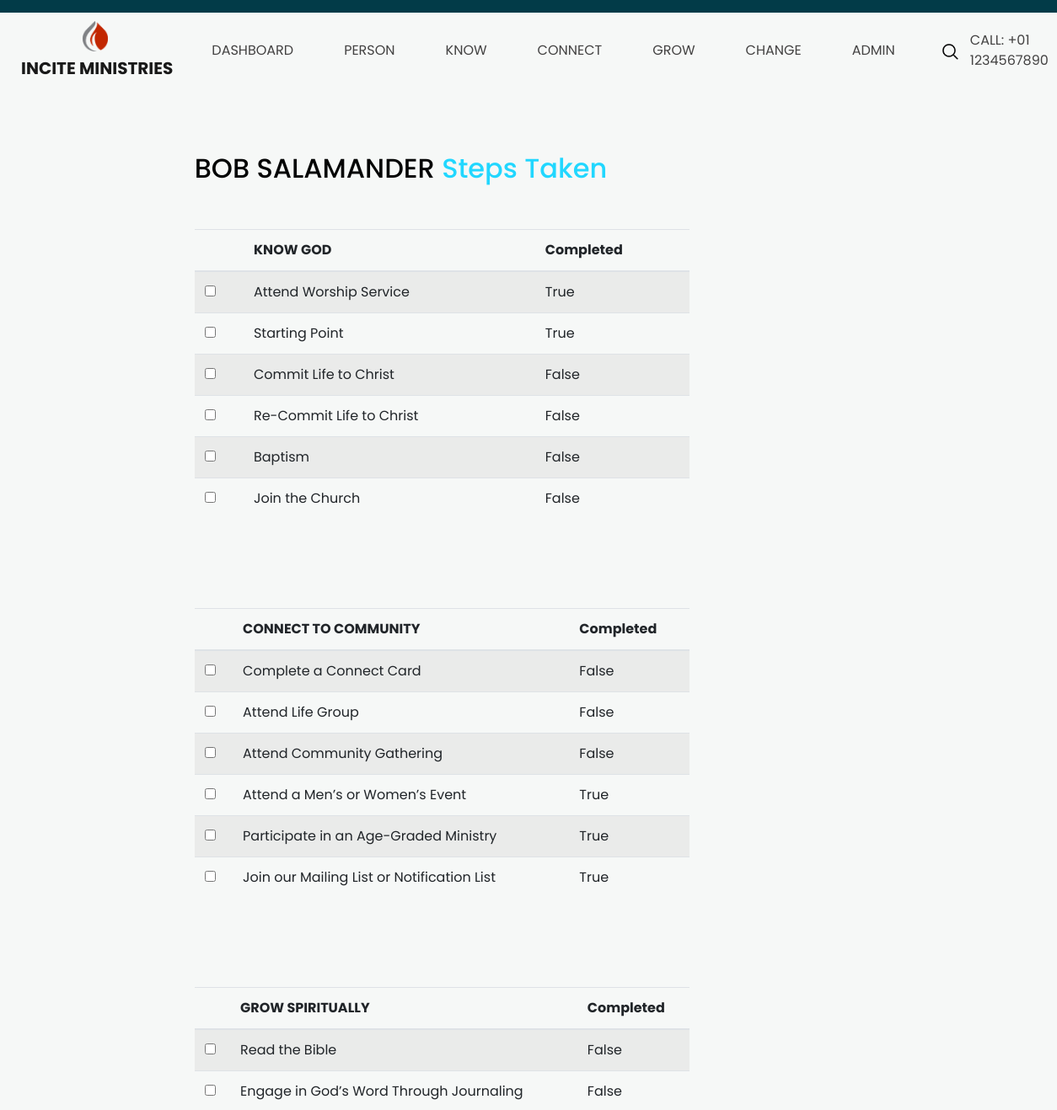
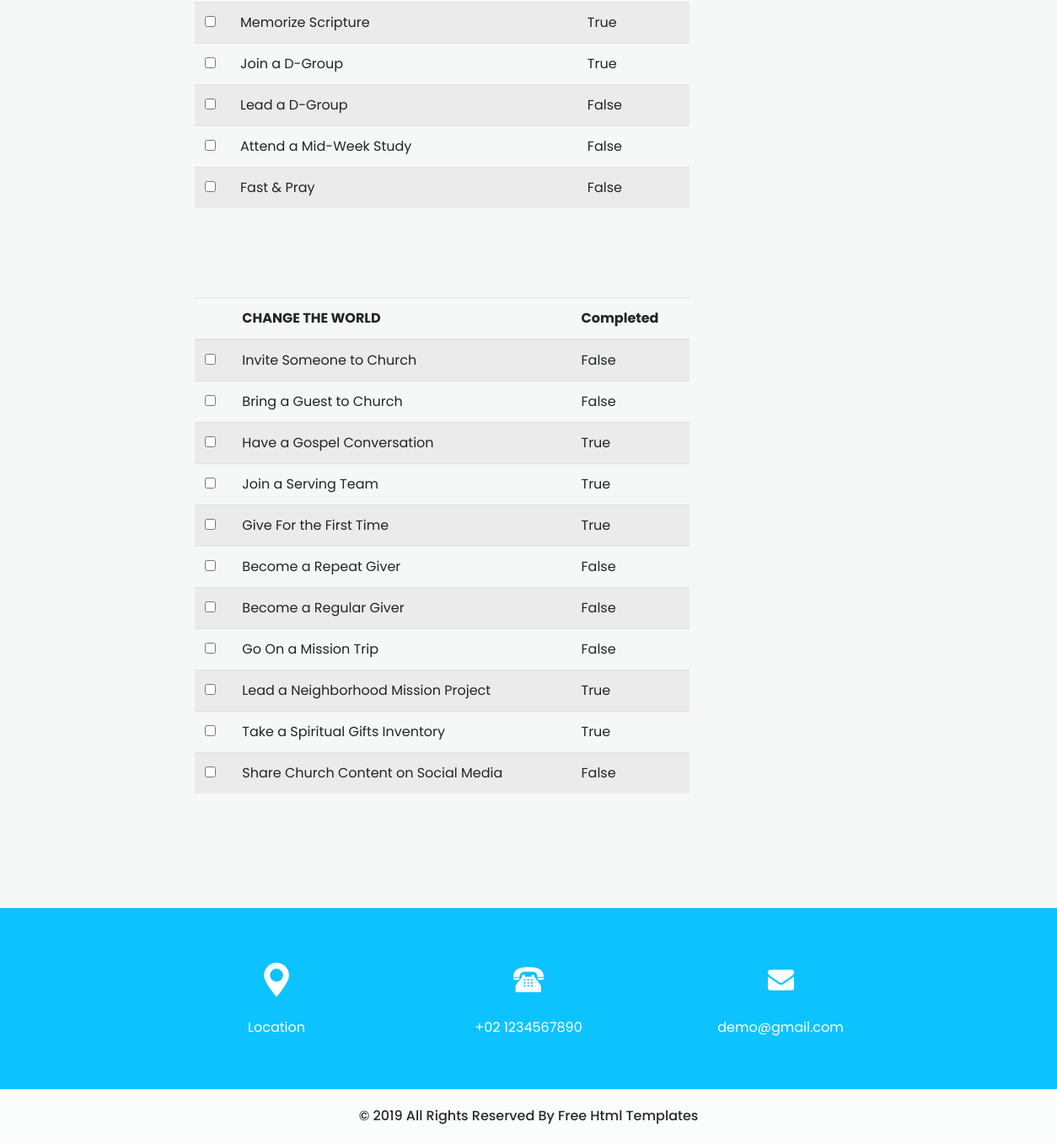
The page /person/progress/bob salamander/1 on the database its author committed (2 pictures, top to bottom).
### steps/models.py (models this page shows, shortened)
class Know(models.Model):
	title = models.CharField(max_length=250, default='KNOW GOD')
	attend_worship_service = models.BooleanField()
	starting_point = models.BooleanField()
	commit_life_to_christ = models.BooleanField()
	recommit_life_to_christ = models.BooleanField()
	baptism = models.BooleanField()
	join_the_church = models.BooleanField()
	member = models.ForeignKey(Member, on_delete=models.CASCADE)

class Connect(models.Model):
	title = models.CharField(max_length=250, default='CONNECT TO COMMUNITY')
	complete_a_connect_card = models.BooleanField()
	attend_life_group = models.BooleanField()
	attend_community_gathering = models.BooleanField()
	attend_a_mens_or_womens_event = models.BooleanField()
	participate_in_an_Age_Graded_Ministry = models.BooleanField()
	join_our_mailing_list_or_notification_list = models.BooleanField()
	member = models.ForeignKey(Member, on_delete=models.CASCADE)

class Grow(models.Model):
	title = models.CharField(max_length=250, default='GROW SPIRITUALLY')
	read_the_Bible = models.BooleanField()
	engage_in_Gods_word_through_journaling = models.BooleanField()
	memorize_scripture = models.BooleanField()
	join_a_D_group = models.BooleanField()
	lead_a_d_group = models.BooleanField()
	attend_a_mid_week_study = models.BooleanField()
	fast_and_pray = models.BooleanField()
	member = models.ForeignKey(Member, on_delete=models.CASCADE)

class Change(models.Model):
	title = models.CharField(max_length=250, default='CHANGE THE WORLD')
	invite_someone_to_church = models.BooleanField()
	bring_a_guest_to_church = models.BooleanField()
	have_a_gospel_conversation = models.BooleanField()
	join_a_serving_team = models.BooleanField()
	give_for_the_first_time = models.BooleanField()
	become_a_repeat_giver = models.BooleanField()
	become_a_regular_giver = models.BooleanField()
	go_on_a_mission_trip = models.BooleanField()
	lead_a_neighborhood_mission_project = models.BooleanField()
	take_a_spiritual_gifts_inventory = models.BooleanField()
	share_church_content_on_social_media = models.BooleanField()
	member = models.ForeignKey(Member, on_delete=models.CASCADE)

### steps/views.py (the view)
# urls.py: path('person/progress/<str:person>/<int:id>', views.progress, name='progress'),
def progress(request, person, id):
    name = person.upper()
    member_know = Know.objects.filter(member=id).values()
    member_connect = Connect.objects.filter(member=id).values()
    member_grow = Grow.objects.filter(member=id).values()
    member_change = Change.objects.filter(member=id).values()
    context = {
        'name':name,
        'member_know':member_know,
        'member_connect': member_connect,
        'member_grow': member_grow,
        'member_change': member_change,
    }
    return render(request, 'progress.html', context)

### steps/templates/progress.html (shortened to what this page needs)
{% extends 'base.html' %}
{% load static %}
{% block content %}
  <section class="service_section layout_padding">
    <div class="container-fluid">
      <div class="row">
        <div class="col-md-6 offset-md-2">
          <h2 class="custom_heading">
            {{name}} <span>Steps Taken</span>
          </h2>
          <div class="container layout_padding2">
            {% for m in member_know %}
            <table class="table table-striped table-hover">
              <thead>
                <tr>
                  <th scope="col"></th>
                  <th scope="col">KNOW GOD</th>
                  <th scope="col">Completed</th>
                </tr>
              </thead>
              <tbody>
                <tr>
                  <th scope="row"><input type="checkbox" name=""></th>
                  <td>Attend Worship Service</td>
                  <td>{{m.attend_worship_service}}</td>
                </tr>
                <tr>
                  <th scope="row"><input type="checkbox" name=""></th>
                  <td>Starting Point</td>
                  <td>{{m.starting_point}}</td>
                </tr>
                <tr>
                  <th scope="row"><input type="checkbox" name=""></th>
                  <td>Commit Life to Christ</td>
                  <td>{{m.commit_life_to_christ}}</td>
                </tr>
                <tr>
                  <th scope="row"><input type="checkbox" name=""></th>
                  <td>Re-Commit Life to Christ</td>
                  <td>{{m.recommit_life_to_christ}}</td>
                </tr>
                <tr>
                  <th scope="row"><input type="checkbox" name=""></th>
                  <td>Baptism</td>
                  <td>{{m.baptism}}</td>
                </tr>
                <tr>
                  <th scope="row"><input type="checkbox" name=""></th>
                  <td>Join the Church</td>
                  <td>{{m.join_the_church}}</td>
                </tr>
              </tbody>
            </table>
            {% endfor %}
      </div>
      <div class="container layout_padding2">
            {% for m in member_connect %}
            <table class="table table-striped table-hover">
              <thead>
                <tr>
                  <th scope="col"></th>
                  <th scope="col">CONNECT TO COMMUNITY</th>
                  <th scope="col">Completed</th>
                </tr>
              </thead>
              <tbody>
                <tr>
                  <th scope="row"><input type="checkbox" name=""></th>
                  <td>Complete a Connect Card</td>
                  <td>{{m.complete_a_connect_card}}</td>
                </tr>
                <tr>
                  <th scope="row"><input type="checkbox" name=""></th>
                  <td>Attend Life Group</td>
                  <td>{{m.attend_life_group}}</td>
                </tr>
                <tr>
                  <th scope="row"><input type="checkbox" name=""></th>
                  <td>Attend Community Gathering</td>
                  <td>{{m.attend_community_gathering}}</td>
                </tr>
                <tr>
                  <th scope="row"><input type="checkbox" name=""></th>
                  <td>Attend a Men’s or Women’s Event</td>
                  <td>{{m.attend_a_mens_or_womens_event}}</td>
                </tr>
                <tr>
                  <th scope="row"><input type="checkbox" name=""></th>
                  <td>Participate in an Age-Graded Ministry</td>
                  <td>{{m.participate_in_an_Age_Graded_Ministry}}</td>
                </tr>
                <tr>
                  <th scope="row"><input type="checkbox" name=""></th>
                  <td>Join our Mailing List or Notification List</td>
                  <td>{{m.join_our_mailing_list_or_notification_list}}</td>
                </tr>
              </tbody>
            </table>
            {% endfor %}
      </div>
      <div class="container layout_padding2">
        {% for m in member_grow %}
            <table class="table table-striped table-hover">
              <thead>
                <tr>
                  <th scope="col"></th>
                  <th scope="col">GROW SPIRITUALLY</th>
                  <th scope="col">Completed</th>
                </tr>
              </thead>
              <tbody>
                <tr>
                  <th scope="row"><input type="checkbox" name=""></th>
                  <td>Read the Bible</td>
                  <td>{{m.read_the_Bible}}</td>
                </tr>
                <tr>
                  <th scope="row"><input type="checkbox" name=""></th>
                  <td>Engage in God’s Word Through Journaling</td>
                  <td>{{m.engage_in_Gods_word_through_journaling}}</td>
                </tr>
                <tr>
                  <th scope="row"><input type="checkbox" name=""></th>
                  <td>Memorize Scripture</td>
                  <td>{{m.memorize_scripture}}</td>
                </tr>
                <tr>
                  <th scope="row"><input type="checkbox" name=""></th>
                  <td>Join a D-Group</td>
                  <td>{{m.join_a_D_group}}</td>
                </tr>
                <tr>
                  <th scope="row"><input type="checkbox" name=""></th>
                  <td>Lead a D-Group</td>
                  <td>{{m.lead_a_d_group}}</td>
                </tr>
                <tr>
                  <th scope="row"><input type="checkbox" name=""></th>
                  <td>Attend a Mid-Week Study</td>
                  <td>{{m.attend_a_mid_week_study}}</td>
                </tr>
                <tr>
                  <th scope="row"><input type="checkbox" name=""></th>
                  <td>Fast & Pray</td>
                  <td>{{m.fast_and_pray}}</td>
                </tr>
              </tbody>
            </table>
            {% endfor %}
      </div>
      <div class="container layout_padding2">
        {% for m in member_change %}
            <table class="table table-striped table-hover">
              <thead>
                <tr>
                  <th scope="col"></th>
                  <th scope="col">CHANGE THE WORLD</th>
                  <th scope="col">Completed</th>
                </tr>
              </thead>
              <tbody>
                <tr>
                  <th scope="row"><input type="checkbox" name=""></th>
                  <td>Invite Someone to Church</td>
                  <td>{{m.invite_someone_to_church}}</td>
                </tr>
                <tr>
                  <th scope="row"><input type="checkbox" name=""></th>
                  <td>Bring a Guest to Church</td>
                  <td>{{m.bring_a_guest_to_church}}</td>
                </tr>
                <tr>
                  <th scope="row"><input type="checkbox" name=""></th>
                  <td>Have a Gospel Conversation</td>
                  <td>{{m.have_a_gospel_conversation}}</td>
                </tr>
                <tr>
                  <th scope="row"><input type="checkbox" name=""></th>
                  <td>Join a Serving Team</td>
                  <td>{{m.join_a_serving_team}}</td>
                </tr>
                <tr>
                  <th scope="row"><input type="checkbox" name=""></th>
                  <td>Give For the First Time</td>
                  <td>{{m.give_for_the_first_time}}</td>
                </tr>
                <tr>
                  <th scope="row"><input type="checkbox" name=""></th>
                  <td>Become a Repeat Giver</td>
                  <td>{{m.become_a_repeat_giver}}</td>
                </tr>
                <tr>
                  <th scope="row"><input type="checkbox" name=""></th>
                  <td>Become a Regular Giver</td>
                  <td>{{m.become_a_regular_giver}}</td>
                </tr>
                <tr>
                  <th scope="row"><input type="checkbox" name=""></th>
                  <td>Go On a Mission Trip</td>
                  <td>{{m.go_on_a_mission_trip}}</td>
                </tr>
                <tr>
                  <th scope="row"><input type="checkbox" name=""></th>
                  <td>Lead a Neighborhood Mission Project</td>
                  <td>{{m.lead_a_neighborhood_mission_project}}</td>
                </tr>
                <tr>
                  <th scope="row"><input type="checkbox" name=""></th>
                  <td>Take a Spiritual Gifts Inventory</td>
                  <td>{{m.take_a_spiritual_gifts_inventory}}</td>
                </tr>
                <tr>
                  <th scope="row"><input type="checkbox" name=""></th>
                  <td>Share Church Content on Social Media</td>
                  <td>{{m.share_church_content_on_social_media}}</td>
                </tr>
              </tbody>
            </table>
            {% endfor %}
      </div>
    </div>
  </section>
  <section class="info_section layout_padding2">
    <div class="container">
      <div class="info_items">
        <a href="">
          <div class="item ">
            <div class="img-box box-1">
            </div>
            <div class="detail-box">
              <p>
                Location
              </p>
            </div>
          </div>
        </a>
        <a href="">
          <div class="item ">
            <div class="img-box box-2">
            </div>
            <div class="detail-box">
              <p>
                +02 1234567890
              </p>
            </div>
          </div>
        </a>
        <a href="">
          <div class="item ">
            <div class="img-box box-3">
            </div>
            <div class="detail-box">
              <p>
                demo@gmail.com
              </p>
            </div>
          </div>
        </a>
      </div>
    </div>
  </section>
  <section class="container-fluid footer_section">
    <p>
      &copy; 2019 All Rights Reserved By
      <a href="https://html.design/">Free Html Templates</a>
    </p>
  </section>
</body>
</html>
{% endblock %}

### steps/templates/base.html (shortened to what this page needs)
{% load static %}
<!DOCTYPE html>
<html>
<head>
  <link rel="stylesheet" type="text/css"
    href="https://cdnjs.cloudflare.com/ajax/libs/OwlCarousel2/2.1.3/assets/owl.carousel.min.css" />
  <link rel="stylesheet" type="text/css" href="{% static 'assets/css/bootstrap.css' %}" />
  <link href="{% static 'assets/css/style.css' %}" rel="stylesheet" />
  <link href="{% static 'assets/css/responsive.css' %}" rel="stylesheet" />
</head>
<body>
  <div class="hero_area">
    <header class="header_section">
      <div class="container-fluid">
        <nav class="navbar navbar-expand-lg custom_nav-container ">
          <a class="navbar-brand" href="index.html">
            <img src="{% static 'assets/images/flame.png' %}" alt="">
            <span>
              incite MINISTRIES
            </span>
          </a>
          <div class="collapse navbar-collapse" id="navbarSupportedContent">
            <div class="d-flex mx-auto flex-column flex-lg-row align-items-center">
              <ul class="navbar-nav  ">
                <li class="nav-item active">
                  <a class="nav-link" href="{% url 'index' %}">Dashboard <span class="sr-only">(current)</span></a>
                </li>
                <li class="nav-item">
                  <a class="nav-link" href="{% url 'person' %}">Person</a>
                </li>
                <li class="nav-item">
                  <a class="nav-link" href="{% url 'know' %}">Know </a>
                </li>
                <li class="nav-item">
                  <a class="nav-link" href="{% url 'connect' %}">Connect</a>
                </li>
                <li class="nav-item">
                  <a class="nav-link" href="{% url 'grow' %}">Grow</a>
                </li>
                <li class="nav-item">
                  <a class="nav-link" href="{% url 'change' %}">Change</a>
                </li>
                <li class="nav-item">
                  <a class="nav-link" href="/admin">Admin</a>
                </li>
              </ul>
              <form class="form-inline my-2 my-lg-0 ml-0 ml-lg-4 mb-3 mb-lg-0">
                <button class="btn  my-2 my-sm-0 nav_search-btn" type="submit"></button>
              </form>
            </div>
            <div class="quote_btn-container  d-flex justify-content-center">
              <a href="">
                Call: +01 1234567890
              </a>
            </div>
          </div>
        </nav>
      </div>
{% block content %}
{% endblock %}

### rows shown on the page
Know: attend_worship_service "True", starting_point "True", commit_life_to_christ "False", recommit_life_to_christ "False", baptism "False", join_the_church "False"
Connect: complete_a_connect_card "False", attend_life_group "False", attend_community_gathering "False", attend_a_mens_or_womens_event "True", participate_in_an_Age_Graded_Ministry "True", join_our_mailing_list_or_notification_list "True"
Grow: read_the_Bible "False", engage_in_Gods_word_through_journaling "False", memorize_scripture "True", join_a_D_group "True", lead_a_d_group "False", attend_a_mid_week_study "False", fast_and_pray "False"
Change: invite_someone_to_church "False", bring_a_guest_to_church "False", have_a_gospel_conversation "True", join_a_serving_team "True", give_for_the_first_time "True", become_a_repeat_giver "False", become_a_regular_giver "False", go_on_a_mission_trip "False", lead_a_neighborhood_mission_project "True", take_a_spiritual_gifts_inventory "True", share_church_content_on_social_media "False"

### other values the page prints
{{ name }} "BOB SALAMANDER"
